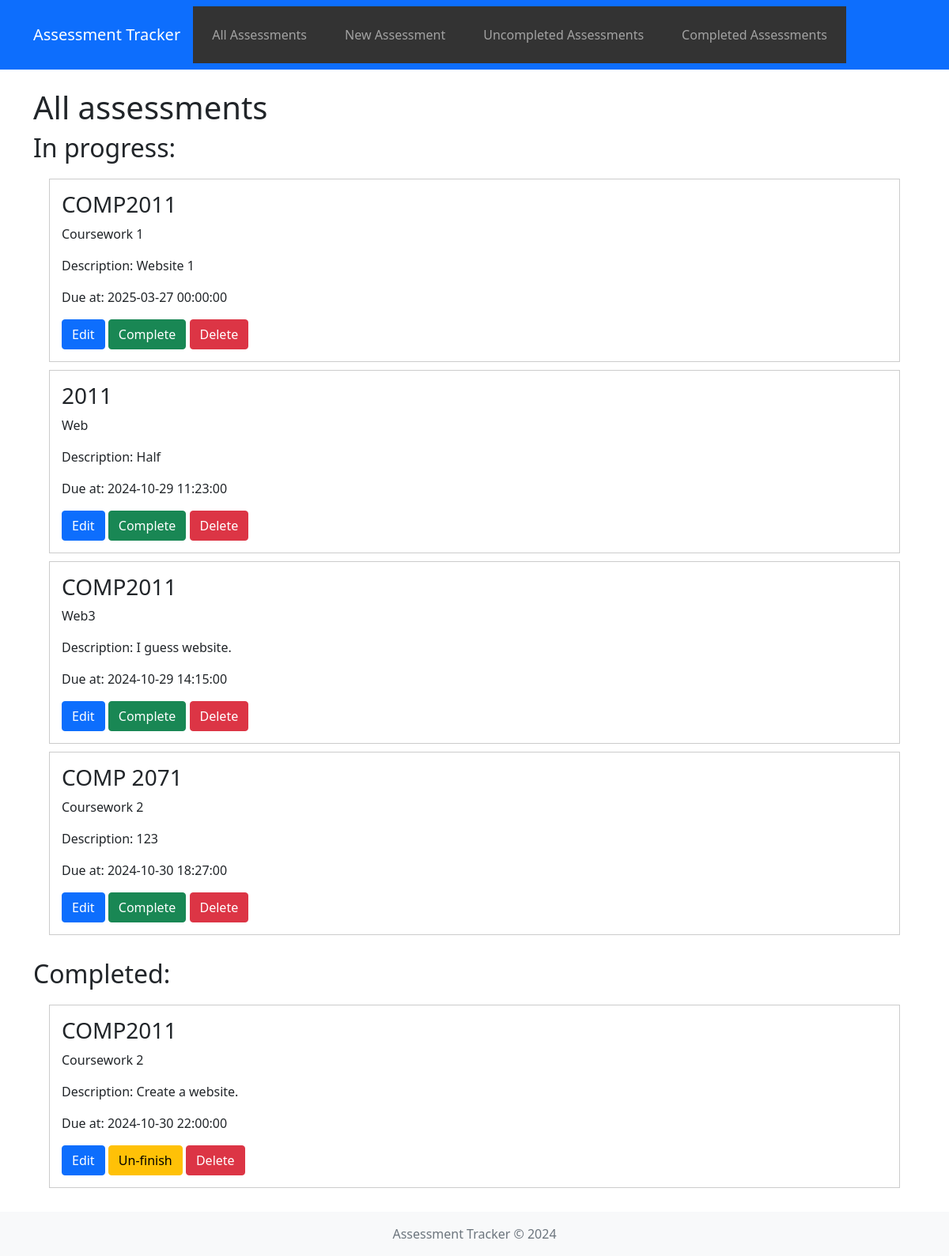
The page /assessments on the database its author committed.
### Oriental Template/Web-CW1/app/models.py (models this page shows)
class Assessment(db.Model):
    id  =  db.Column(db.Integer, primary_key = True)
    assessment_title = db.Column(db.String(50), nullable = False)
    module_code = db.Column(db.String(10), nullable = False)
    deadline_date = db.Column(db.DateTime, nullable = False)
    description = db.Column(db.String(200))
    status = db.Column(db.Boolean, default = False)

### Oriental Template/Web-CW1/app/views.py (the view)
@app.route('/')
@app.route('/assessments')
def index():
    in_progress = Assessment.query.filter_by(status=False).all()
    completed = Assessment.query.filter_by(status=True).all()
    return render_template('index.html', in_progress=in_progress, completed=completed, filter='All Assessments')

### Oriental Template/Web-CW1/app/templates/index.html (shortened to what this page needs)
{% extends "base.html" %}
{% block content %}
<h1>All assessments</h1>
<h2>In progress:</h2>
<div class="assessment-list">
    {% for assessment in in_progress %}
    <div class="assessment">
        <h3>{{ assessment.module_code }}</h3>
        <p>{{ assessment.assessment_title }}</p>
        <p>Description: {{ assessment.description }}</p>
        <p>Due at: {{ assessment.deadline_date }}</p>
        <a href="{{ url_for('edit', id=assessment.id) }}" class="btn btn-primary">Edit</a>
        <a href="{{ url_for('toggle_status', id=assessment.id) }}" class="btn btn-success">Complete</a>
        <a href="{{ url_for('delete', id=assessment.id) }}" class="btn btn-danger">Delete</a>
    </div>
    {% endfor %}
</div>
<h2>Completed:</h2>
<div class="assessment-list">
    {% for assessment in completed %}
    <div class="assessment">
        <h3>{{ assessment.module_code }}</h3>
        <p>{{ assessment.assessment_title }}</p>
        <p>Description: {{ assessment.description }}</p>
        <p>Due at: {{ assessment.deadline_date }}</p>
        <a href="{{ url_for('edit', id=assessment.id) }}" class="btn btn-primary">Edit</a>
        <a href="{{ url_for('toggle_status', id=assessment.id) }}" class="btn btn-warning">Un-finish</a>
        <a href="{{ url_for('delete', id=assessment.id) }}" class="btn btn-danger">Delete</a>
    </div>
    {% endfor %}
</div>
{% endblock %}

### Oriental Template/Web-CW1/app/templates/base.html (shortened to what this page needs)
<!DOCTYPE html>
<html lang="en">
  <head>
    <link rel="stylesheet" href="{{ url_for('static', filename='css/styles.css') }}">
    <link rel="stylesheet" href="https://cdn.jsdelivr.net/npm/bootstrap@5.1.3/dist/css/bootstrap.min.css">
  </head>
  <body>
    <nav class="navbar navbar-expand-lg navbar-dark bg-primary">
        <div class="container">
            <a class="navbar-brand" href="{{ url_for('index') }}">Assessment Tracker</a>
            <div class="collapse navbar-collapse" id="navbarNav">
                <ul class="navbar-nav">
                    <li class="nav-item">
                        <a class="nav-link" href="{{ url_for('index') }}">All Assessments</a>
                    </li>
                    <li class="nav-item">
                        <a class="nav-link" href="{{ url_for('add') }}">New Assessment</a>
                    </li>
                    <li class="nav-item">
                        <a class="nav-link" href="{{ url_for('uncomplete') }}">Uncompleted Assessments</a>
                    </li>
                    <li class="nav-item">
                        <a class="nav-link" href="{{ url_for('completed') }}">Completed Assessments</a>
                    </li>
                </ul>
            </div>
        </div>
    </nav>
    <div class="container mt-4">
        {% block content %}{% endblock %}
    </div>
    <footer class="footer mt-auto py-3 bg-light">
        <div class="container text-center">
            <span class="text-muted">Assessment Tracker © 2024</span>
        </div>
    </footer>
  </body>
</html>

### Oriental Template/Web-CW1/app/static/css/styles.css (style rules this page uses)
body { font-family: Arial, sans-serif; background-color: #f9f9f9; margin: 0; padding: 0; }
nav ul { list-style: none; padding: 0; display: flex; background-color: #333; color: #fff; }
nav ul li { padding: 1rem; }
nav ul li a { color: #fff; text-decoration: none; }
.assessment-list { display: flex; flex-direction: column; margin: 20px; }
.assessment { border: 1px solid #ccc; padding: 15px; margin-bottom: 10px; background-color: #fff; }

### rows shown on the page
Assessment: module_code "COMP2011", assessment_title "Coursework 1", description "Website 1", deadline_date "2025-03-27 00:00:00"
Assessment: module_code "2011", assessment_title "Web", description "Half", deadline_date "2024-10-29 11:23:00"
Assessment: module_code "COMP2011", assessment_title "Web3", description "I guess website.", deadline_date "2024-10-29 14:15:00"
Assessment: module_code "COMP 2071", assessment_title "Coursework 2", description "123", deadline_date "2024-10-30 18:27:00"
Assessment: module_code "COMP2011", assessment_title "Coursework 2", description "Create a website.", deadline_date "2024-10-30 22:00:00"
